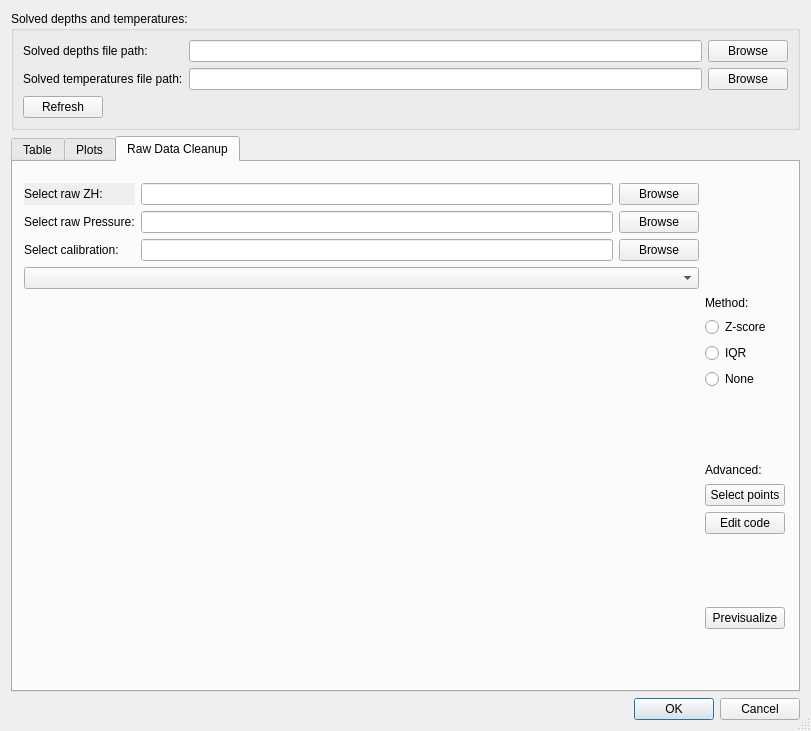
<?xml version="1.0" encoding="UTF-8"?>
<ui version="4.0">
 <class>TemperatureViewer</class>
 <widget class="QDialog" name="TemperatureViewer">
  <property name="geometry">
   <rect>
    <x>0</x>
    <y>0</y>
    <width>811</width>
    <height>731</height>
   </rect>
  </property>
  <property name="windowTitle">
   <string>Temperatures Viewer</string>
  </property>
  <property name="sizeGripEnabled">
   <bool>true</bool>
  </property>
  <layout class="QVBoxLayout" name="verticalLayout_5">
   <item>
    <widget class="QGroupBox" name="groupBox">
     <property name="title">
      <string>Solved depths and temperatures:</string>
     </property>
     <layout class="QGridLayout" name="gridLayout">
      <item row="0" column="0">
       <widget class="QLabel" name="label_3">
        <property name="text">
         <string>Solved depths file path:</string>
        </property>
       </widget>
      </item>
      <item row="0" column="1">
       <widget class="QLineEdit" name="lineEditDepthFile"/>
      </item>
      <item row="0" column="2">
       <widget class="QPushButton" name="pushButtonBrowseDepth">
        <property name="enabled">
         <bool>true</bool>
        </property>
        <property name="text">
         <string>Browse</string>
        </property>
       </widget>
      </item>
      <item row="1" column="0">
       <widget class="QLabel" name="label">
        <property name="text">
         <string>Solved temperatures file path:</string>
        </property>
       </widget>
      </item>
      <item row="1" column="1">
       <widget class="QLineEdit" name="lineEditTempFile"/>
      </item>
      <item row="1" column="2">
       <widget class="QPushButton" name="pushButtonBrowseTemp">
        <property name="enabled">
         <bool>true</bool>
        </property>
        <property name="text">
         <string>Browse</string>
        </property>
       </widget>
      </item>
      <item row="2" column="0" colspan="3">
       <layout class="QHBoxLayout" name="horizontalLayout">
        <item>
         <widget class="QPushButton" name="pushButtonRefresh">
          <property name="text">
           <string>Refresh</string>
          </property>
         </widget>
        </item>
        <item>
         <widget class="QLabel" name="labelStatus">
          <property name="text">
           <string/>
          </property>
         </widget>
        </item>
        <item>
         <spacer name="horizontalSpacer_2">
          <property name="orientation">
           <enum>Qt::Horizontal</enum>
          </property>
          <property name="sizeHint" stdset="0">
           <size>
            <width>118</width>
            <height>20</height>
           </size>
          </property>
         </spacer>
        </item>
       </layout>
      </item>
     </layout>
    </widget>
   </item>
   <item>
    <widget class="QTabWidget" name="tabWidget">
     <property name="currentIndex">
      <number>2</number>
     </property>
     <widget class="QWidget" name="tabTable">
      <attribute name="title">
       <string>Table</string>
      </attribute>
      <layout class="QVBoxLayout" name="verticalLayout_4">
       <item>
        <widget class="QTableView" name="tableView"/>
       </item>
      </layout>
     </widget>
     <widget class="QWidget" name="tabPlot">
      <attribute name="title">
       <string>Plots</string>
      </attribute>
      <layout class="QVBoxLayout" name="verticalLayout_2">
       <item>
        <widget class="QSplitter" name="splitter">
         <property name="orientation">
          <enum>Qt::Vertical</enum>
         </property>
         <widget class="QScrollArea" name="scrollAreaImage">
          <property name="frameShape">
           <enum>QFrame::NoFrame</enum>
          </property>
          <property name="widgetResizable">
           <bool>true</bool>
          </property>
          <widget class="QWidget" name="widgetImage">
           <property name="geometry">
            <rect>
             <x>0</x>
             <y>0</y>
             <width>771</width>
             <height>68</height>
            </rect>
           </property>
           <layout class="QVBoxLayout" name="verticalLayout_6">
            <property name="spacing">
             <number>0</number>
            </property>
            <property name="leftMargin">
             <number>0</number>
            </property>
            <property name="topMargin">
             <number>0</number>
            </property>
            <property name="rightMargin">
             <number>0</number>
            </property>
            <property name="bottomMargin">
             <number>0</number>
            </property>
           </layout>
          </widget>
         </widget>
         <widget class="QFrame" name="frame">
          <property name="frameShape">
           <enum>QFrame::NoFrame</enum>
          </property>
          <property name="frameShadow">
           <enum>QFrame::Plain</enum>
          </property>
          <layout class="QVBoxLayout" name="verticalLayout">
           <property name="spacing">
            <number>2</number>
           </property>
           <property name="leftMargin">
            <number>0</number>
           </property>
           <property name="topMargin">
            <number>0</number>
           </property>
           <property name="rightMargin">
            <number>0</number>
           </property>
           <property name="bottomMargin">
            <number>0</number>
           </property>
           <item>
            <layout class="QHBoxLayout" name="horizontalLayout_2" stretch="0,1,1">
             <item>
              <widget class="QLabel" name="label_2">
               <property name="text">
                <string>Select depth:</string>
               </property>
              </widget>
             </item>
             <item>
              <widget class="QComboBox" name="comboBoxDepth"/>
             </item>
             <item>
              <spacer name="horizontalSpacer">
               <property name="orientation">
                <enum>Qt::Horizontal</enum>
               </property>
               <property name="sizeHint" stdset="0">
                <size>
                 <width>40</width>
                 <height>20</height>
                </size>
               </property>
              </spacer>
             </item>
            </layout>
           </item>
           <item>
            <widget class="QScrollArea" name="scrollAreaCurve">
             <property name="frameShape">
              <enum>QFrame::NoFrame</enum>
             </property>
             <property name="frameShadow">
              <enum>QFrame::Sunken</enum>
             </property>
             <property name="verticalScrollBarPolicy">
              <enum>Qt::ScrollBarAsNeeded</enum>
             </property>
             <property name="sizeAdjustPolicy">
              <enum>QAbstractScrollArea::AdjustToContents</enum>
             </property>
             <property name="widgetResizable">
              <bool>true</bool>
             </property>
             <widget class="QWidget" name="widgetCurve">
              <property name="geometry">
               <rect>
                <x>0</x>
                <y>0</y>
                <width>771</width>
                <height>406</height>
               </rect>
              </property>
              <layout class="QVBoxLayout" name="verticalLayout_3">
               <property name="spacing">
                <number>0</number>
               </property>
               <property name="leftMargin">
                <number>0</number>
               </property>
               <property name="topMargin">
                <number>0</number>
               </property>
               <property name="rightMargin">
                <number>0</number>
               </property>
               <property name="bottomMargin">
                <number>0</number>
               </property>
              </layout>
             </widget>
            </widget>
           </item>
          </layout>
         </widget>
        </widget>
       </item>
      </layout>
     </widget>
     <widget class="QWidget" name="cleanDataTab">
      <property name="maximumSize">
       <size>
        <width>797</width>
        <height>559</height>
       </size>
      </property>
      <attribute name="title">
       <string>Raw Data Cleanup</string>
      </attribute>
      <widget class="QWidget" name="layoutWidget">
       <property name="geometry">
        <rect>
         <x>11</x>
         <y>21</y>
         <width>761</width>
         <height>491</height>
        </rect>
       </property>
       <layout class="QVBoxLayout" name="verticalLayout_8" stretch="0">
        <item>
         <layout class="QGridLayout" name="gridLayout_2">
          <item row="1" column="1">
           <widget class="QLineEdit" name="lineEditRawPressureFile"/>
          </item>
          <item row="11" column="3">
           <widget class="QLabel" name="labelAdvanced">
            <property name="text">
             <string>Advanced:</string>
            </property>
           </widget>
          </item>
          <item row="5" column="3">
           <widget class="QRadioButton" name="radioButtonZScore">
            <property name="text">
             <string>Z-score</string>
            </property>
           </widget>
          </item>
          <item row="12" column="3">
           <widget class="QPushButton" name="pushButtonSelectPoints">
            <property name="text">
             <string>Select points</string>
            </property>
           </widget>
          </item>
          <item row="0" column="1">
           <widget class="QLineEdit" name="lineEditRawZHFile">
            <property name="autoFillBackground">
             <bool>true</bool>
            </property>
           </widget>
          </item>
          <item row="7" column="3">
           <widget class="QRadioButton" name="radioButtonNone">
            <property name="text">
             <string>None</string>
            </property>
           </widget>
          </item>
          <item row="0" column="2">
           <widget class="QPushButton" name="pushButtonBrowseRawZH">
            <property name="autoFillBackground">
             <bool>true</bool>
            </property>
            <property name="text">
             <string>Browse</string>
            </property>
           </widget>
          </item>
          <item row="4" column="0" rowspan="16" colspan="3">
           <layout class="QVBoxLayout" name="widgetRawData"/>
          </item>
          <item row="6" column="3">
           <widget class="QRadioButton" name="radioButtonIQR">
            <property name="text">
             <string>IQR</string>
            </property>
           </widget>
          </item>
          <item row="13" column="3">
           <widget class="QPushButton" name="pushButtonEditCode">
            <property name="text">
             <string>Edit code</string>
            </property>
           </widget>
          </item>
          <item row="17" column="3">
           <widget class="QPushButton" name="pushButtonPrevisualize">
            <property name="text">
             <string>Previsualize</string>
            </property>
           </widget>
          </item>
          <item row="3" column="0" colspan="3">
           <widget class="QComboBox" name="comboBoxRawVar"/>
          </item>
          <item row="0" column="0">
           <widget class="QLabel" name="rawDataLabel">
            <property name="autoFillBackground">
             <bool>true</bool>
            </property>
            <property name="text">
             <string>Select raw ZH: </string>
            </property>
           </widget>
          </item>
          <item row="4" column="3">
           <widget class="QLabel" name="labelMethod">
            <property name="text">
             <string>Method:</string>
            </property>
           </widget>
          </item>
          <item row="2" column="1">
           <widget class="QLineEdit" name="lineEditCalibrationFile"/>
          </item>
          <item row="1" column="0">
           <widget class="QLabel" name="label_4">
            <property name="text">
             <string>Select raw Pressure:</string>
            </property>
           </widget>
          </item>
          <item row="2" column="0">
           <widget class="QLabel" name="label_5">
            <property name="text">
             <string>Select calibration:</string>
            </property>
           </widget>
          </item>
          <item row="1" column="2">
           <widget class="QPushButton" name="pushButtonBrowseRauPressure">
            <property name="text">
             <string>Browse</string>
            </property>
           </widget>
          </item>
          <item row="2" column="2">
           <widget class="QPushButton" name="pushButtonBrowseCalibration">
            <property name="text">
             <string>Browse</string>
            </property>
           </widget>
          </item>
         </layout>
        </item>
       </layout>
      </widget>
     </widget>
    </widget>
   </item>
   <item>
    <widget class="QDialogButtonBox" name="buttonBox">
     <property name="orientation">
      <enum>Qt::Horizontal</enum>
     </property>
     <property name="standardButtons">
      <set>QDialogButtonBox::Cancel|QDialogButtonBox::Ok</set>
     </property>
    </widget>
   </item>
  </layout>
 </widget>
 <resources/>
 <connections>
  <connection>
   <sender>buttonBox</sender>
   <signal>accepted()</signal>
   <receiver>TemperatureViewer</receiver>
   <slot>accept()</slot>
   <hints>
    <hint type="sourcelabel">
     <x>248</x>
     <y>254</y>
    </hint>
    <hint type="destinationlabel">
     <x>157</x>
     <y>274</y>
    </hint>
   </hints>
  </connection>
  <connection>
   <sender>buttonBox</sender>
   <signal>rejected()</signal>
   <receiver>TemperatureViewer</receiver>
   <slot>reject()</slot>
   <hints>
    <hint type="sourcelabel">
     <x>316</x>
     <y>260</y>
    </hint>
    <hint type="destinationlabel">
     <x>286</x>
     <y>274</y>
    </hint>
   </hints>
  </connection>
 </connections>
</ui>
